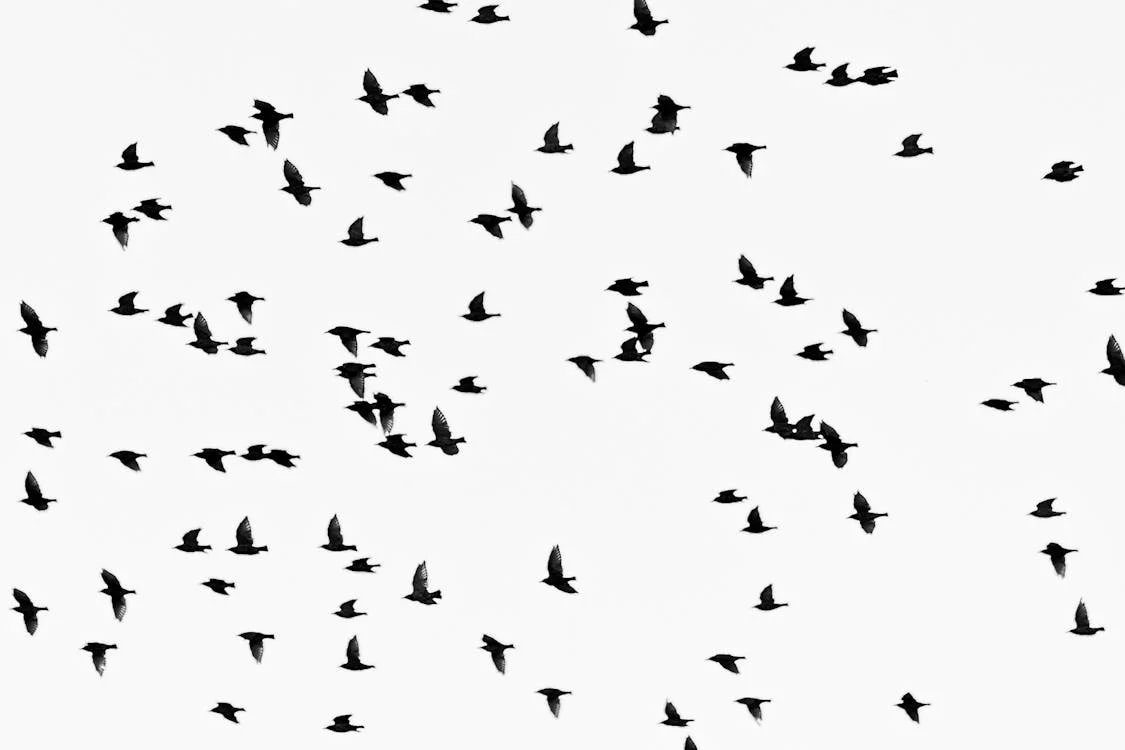
#> input picture OpenCV_tutorial/birds.jpg, 1125 x 750 px, found by its file name
$ python contours.py
#> lines starting #> are read from the running program, lines starting #| are printed output that depends on the picture; after the words box and inside, x2 and y2 are one past the last pixel; in counts of white or black regions, pixels touching at a corner belong together
import os
import cv2

img = cv2.imread(os.path.join('.','OpenCV_tutorial','birds.jpg'))
#> img is the input picture: shape (750, 1125, 3); mean B, G, R 236.2, 236.2, 236.2
img_gray = cv2.cvtColor(img, cv2.COLOR_BGR2GRAY)

ret, thresh = cv2.threshold(img_gray, 127, 255, cv2.THRESH_BINARY_INV)
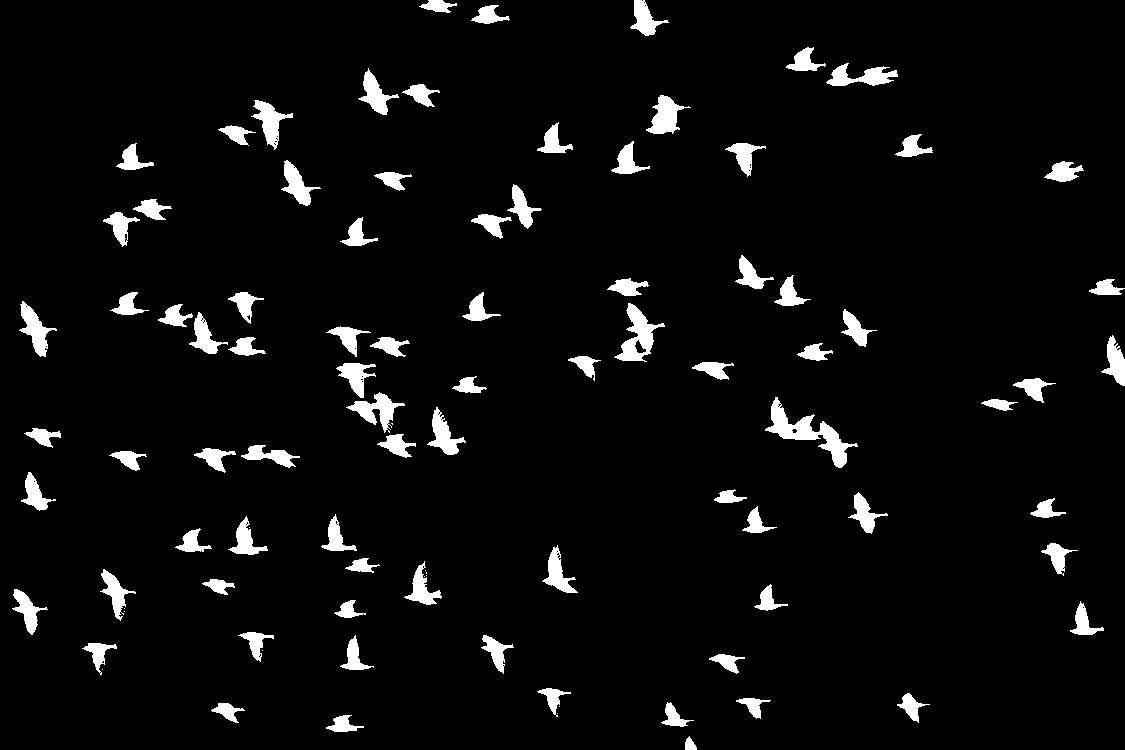
#> thresh: shape (750, 1125); 4.8% white; 96 white regions (12 under 20 px)

contours, hierarchy = cv2.findContours(thresh, cv2.RETR_TREE, cv2.CHAIN_APPROX_SIMPLE)
#> contours = 144 contours, 57 with area under 20; largest, box (x1, y1, x2, y2) and area: (765, 397, 858, 468) 1618, (614, 303, 665, 362) 1132, (346, 392, 405, 433) 779, (646, 95, 691, 134) 774, (19, 301, 57, 357) 734

for cnt in contours:
    if cv2.contourArea(cnt) > 200:
        #cv2.drawContours(img, [cnt], -1, (0,255,0), 3)
        x, y, w, h = cv2.boundingRect(cnt)
        cv2.rectangle(img, (x, y), (x+w, y+h), (0, 255, 0), 2)
#> this loop made 144 passes
#> (x, y, w, h) on passes 2, 5, 6, 7, 8, 9, 11, 13, 16, 18, 19, 24: (326, 715, 38, 17), (211, 703, 34, 20), (661, 702, 33, 25), (736, 698, 35, 21), (897, 693, 33, 30), (537, 688, 34, 29), (709, 654, 36, 20), (82, 643, 35, 32), (481, 635, 33, 39), (340, 635, 34, 35), (238, 632, 36, 30), (1070, 601, 34, 34)
#> cnt on passes 3, 4, 10, 12, 14, 17: [[557, 713]], [[559, 706]], [[102, 669]], [[262, 650]], [[99, 672], [100, 671], [101, 672], [100, 673]], [[502, 665], [503, 664], [504, 665], [503, 666]]
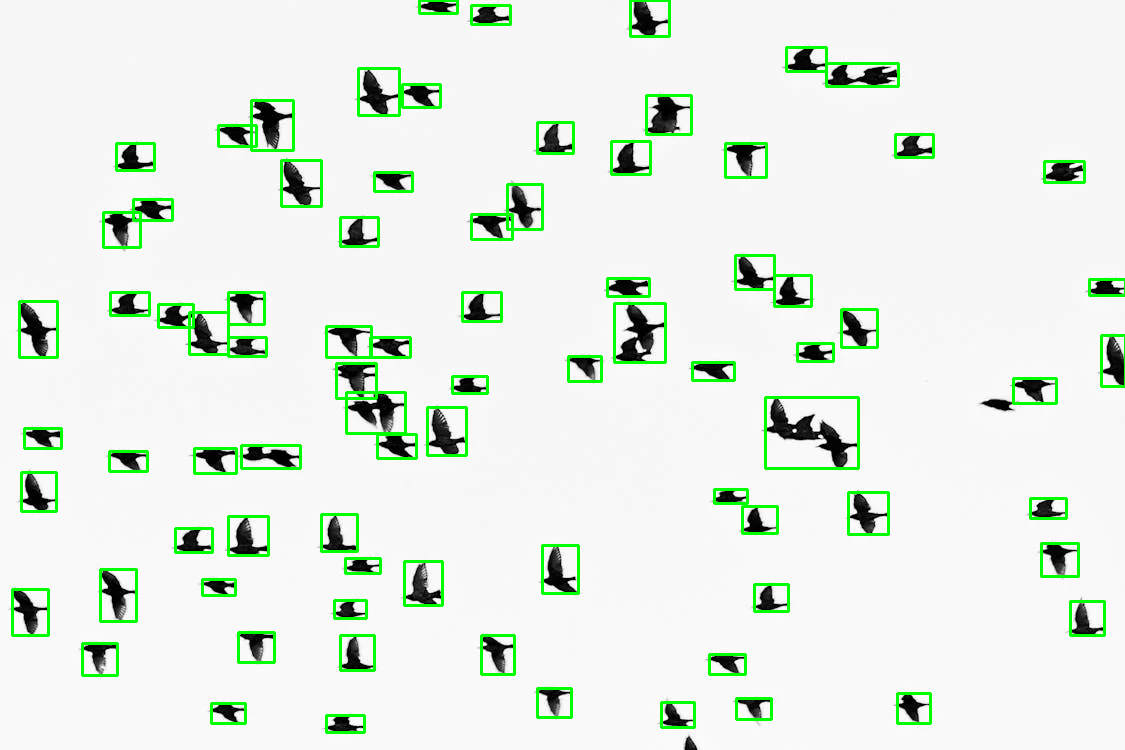
#> img: shape (750, 1125, 3); 3.94% of pixels changed, all inside (x1, y1, x2, y2) = (11, 0, 1125, 734)

    #print(cv2.contourArea(cnt))

#cv2.imshow('Original Image', img)
#cv2.imshow('Threshold Image', thresh)
cv2.imshow('Contours Image', img)
cv2.waitKey(3000)

$ run again, with OpenCV_tutorial/handwriting.jpg copied over OpenCV_tutorial/birds.jpg
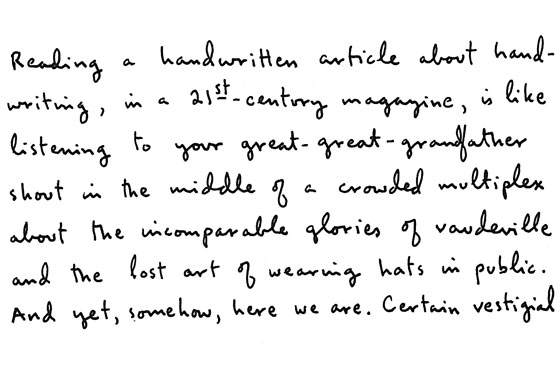
#> input picture OpenCV_tutorial/handwriting.jpg, 560 x 375 px, found by its file name
#> img is the input picture: shape (375, 560, 3); min 0, max 255, mean 237.5
#> `ret, thresh = cv2.threshold(img_gray, 127, 255, cv2.THRESH_BINARY_INV)`:
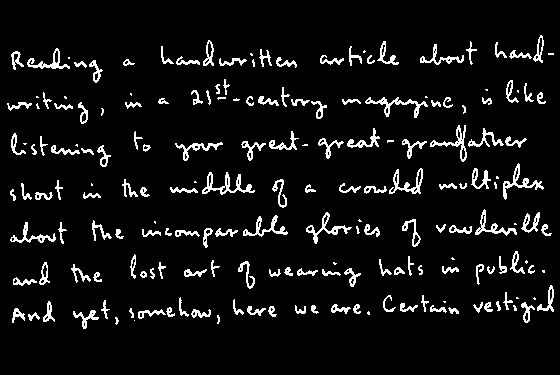
#> thresh: shape (375, 560); 6.8% white in thin lines or dots, all inside (x1, y1, x2, y2) = (7, 35, 554, 329)
#> contours = 315 contours, 150 with area under 20; largest, box (x1, y1, x2, y2) and area: (202, 172, 255, 195) 320, (389, 168, 423, 194) 252, (365, 97, 428, 118) 247, (503, 163, 544, 200) 246, (430, 125, 467, 162) 240
#> the loop `for cnt in contours:` made 315 passes
#> (x, y, w, h) on passes 127, 135, 139, 168, 176, 180, 222, 247: (243, 215, 45, 22), (306, 212, 46, 32), (475, 209, 42, 27), (202, 172, 53, 23), (389, 168, 34, 26), (503, 163, 41, 37), (430, 125, 37, 37), (365, 97, 63, 21)
#> after the loop `for cnt in contours:`:
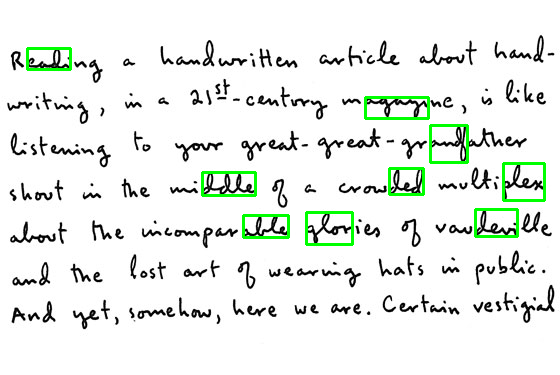
#> img: shape (375, 560, 3); 1.84% of pixels changed, all inside (x1, y1, x2, y2) = (26, 47, 546, 246)
